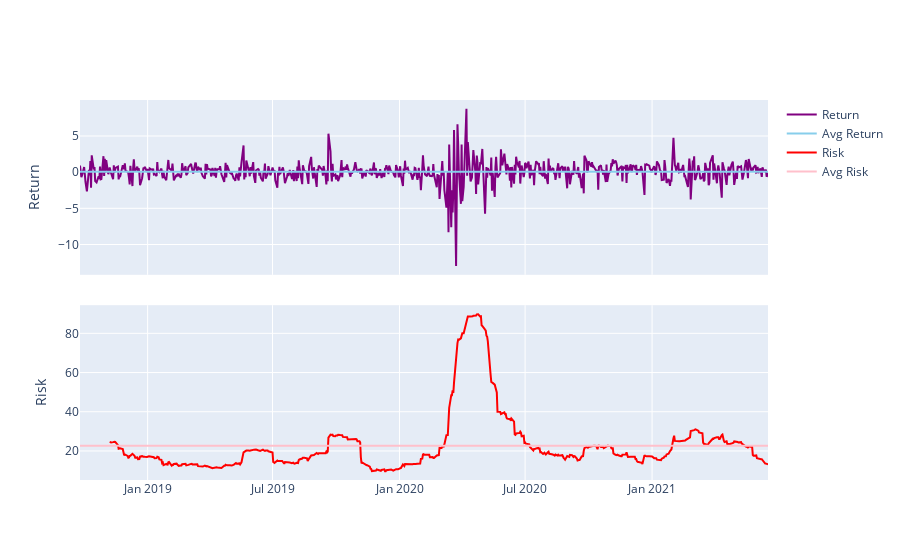

Here is the notebook cell this chart was saved with:
### Code cell
fig = make_subplots(rows = 2, cols = 1, shared_xaxes= True, vertical_spacing = 0.08, 
column_widths = [15], row_heights = [2,2])
# Add Returns
fig.add_trace(
go.Scatter(x=prices.index, y=prices['Return']/360, name="Return", line = {'color':'purple'}), row = 1, col =1,
)
fig.add_trace(
go.Scatter(x=prices.index, y=[prices['Return'].mean()/360]*len(prices), name="Avg Return", line = {'color':'skyblue'}), row = 1, col =1,
)
# Add Risk
fig.add_trace(
go.Scatter(x=prices.index, y=prices['Risk'], name="Risk", line = {'color':'red'}), row = 2, col =1,
)
fig.add_trace(
go.Scatter(x=prices.index, y=[prices['Risk'].mean()]*len(prices), name="Avg Risk", line = {'color':'pink'}), row = 2, col =1,
)

fig['layout']['yaxis1'].update(title='Return')
fig['layout']['yaxis2'].update(title='Risk')
fig.show()
print("Avg Return : " + str(round(prices['Return'].mean(),3)))
print("Avg Risk : " + str(round(prices['Risk'].mean(),3)))
print("Latest Risk : " + str(round(prices['Risk'].values[-1],3)))

### Figure 1 — Plotly figure (JSON) as saved in the notebook; plotly's stock layout.template omitted (floating-point values rounded to 4 significant figures; data arrays with more than 128 entries replaced by an {"elided": "..."} marker saying what was removed)
{"data": [{"line": {"color": "purple"}, "name": "Return", "type": "scatter", "x": {"elided": "676 str values"}, "xaxis": "x", "y": {"elided": "676 float values"}, "yaxis": "y"}, {"line": {"color": "skyblue"}, "name": "Avg Return", "type": "scatter", "x": {"elided": "676 str values"}, "xaxis": "x", "y": {"elided": "676 float values"}, "yaxis": "y"}, {"line": {"color": "red"}, "name": "Risk", "type": "scatter", "x": {"elided": "676 str values"}, "xaxis": "x2", "y": {"elided": "676 float values"}, "yaxis": "y2"}, {"line": {"color": "pink"}, "name": "Avg Risk", "type": "scatter", "x": {"elided": "676 str values"}, "xaxis": "x2", "y": {"elided": "676 float values"}, "yaxis": "y2"}], "layout": {"xaxis": {"anchor": "y", "domain": [0, 1], "matches": "x2", "showticklabels": false}, "xaxis2": {"anchor": "y2", "domain": [0, 1]}, "yaxis": {"anchor": "x", "domain": [0.54, 1], "title": {"text": "Return"}}, "yaxis2": {"anchor": "x2", "domain": [0, 0.46], "title": {"text": "Risk"}}}}
